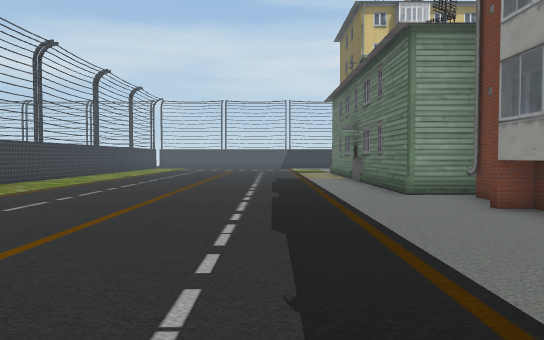
[1] (above)

24 first-person views from a walk through a 3-D level made in the Unity game engine. The camera is 1.5 m above the floor, tilts 2° down and sees 70° across. The floor is counted in squares, 2 m on a side. Each view is taken from the middle of a square. On the plan, view 1 faces up. The plan holds only what a view shows up to about 12 squares ahead; the rest is blank. The place goes on beyond the plan. Some surface patterns are stand-ins.

[2]
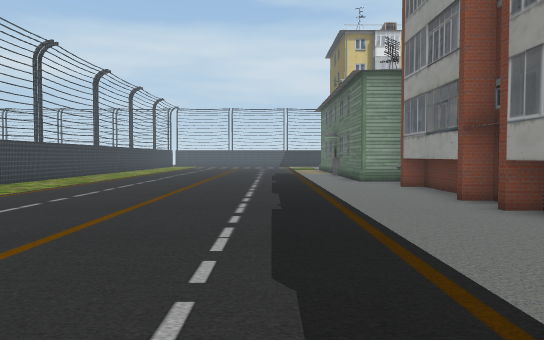

[3]
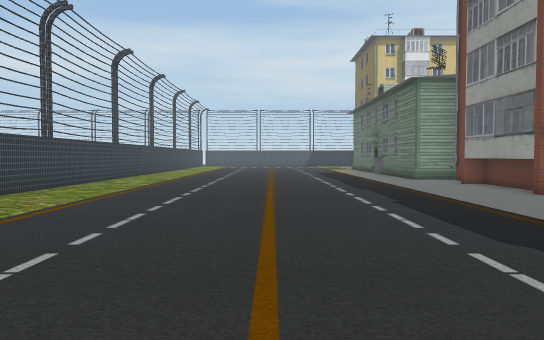

[4]
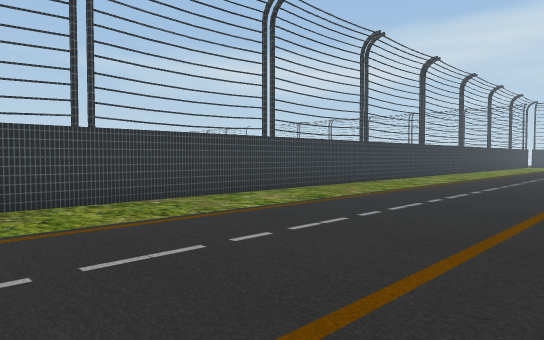

[5]
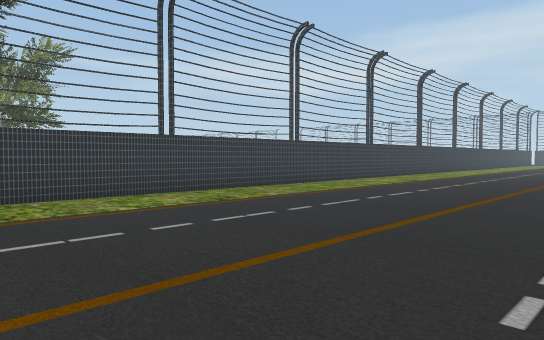

[6]
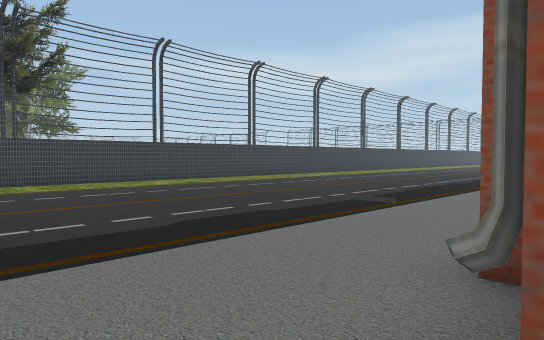

[7]
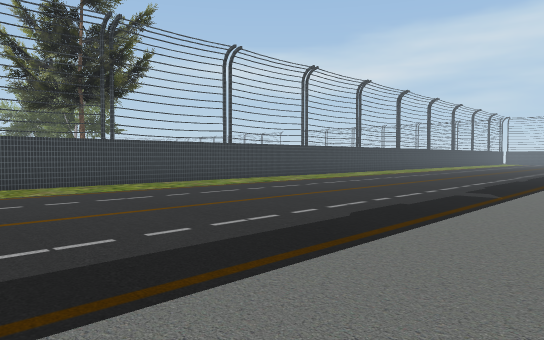

[8]
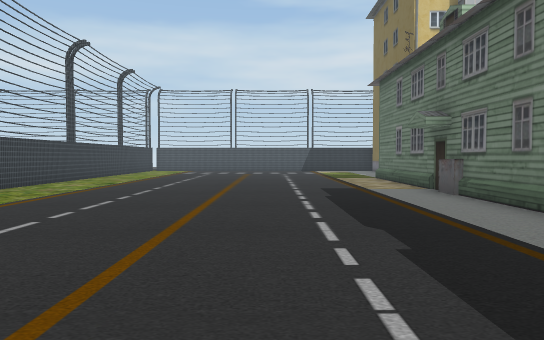

[9]
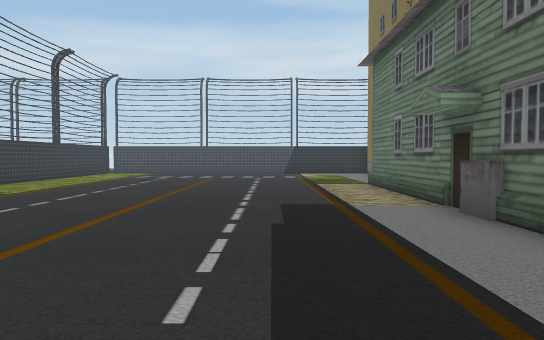

[10]
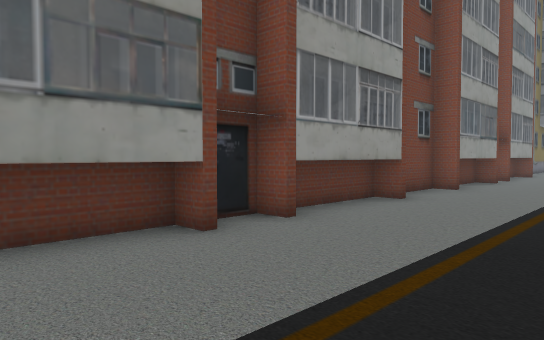

[11]
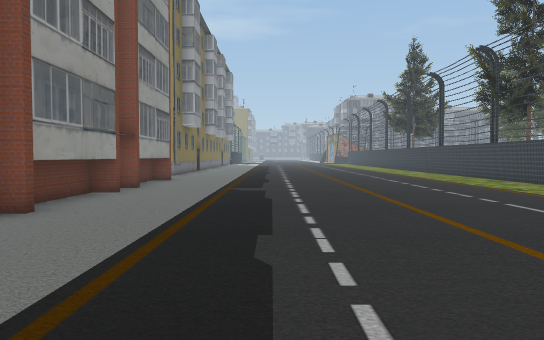

[12]
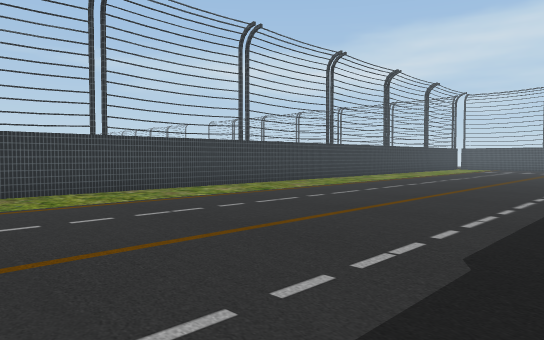

[13]
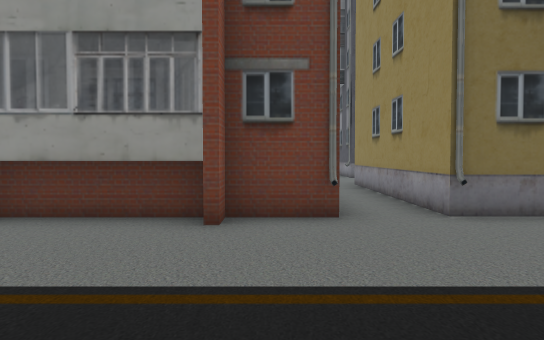

[14]
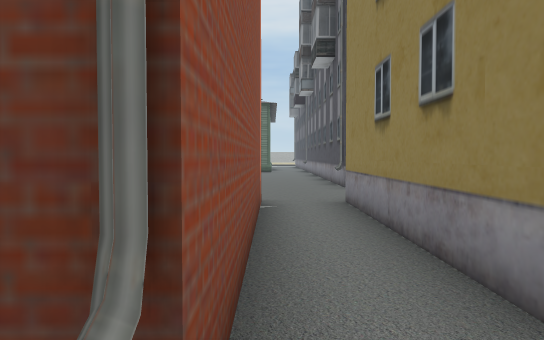

[15]
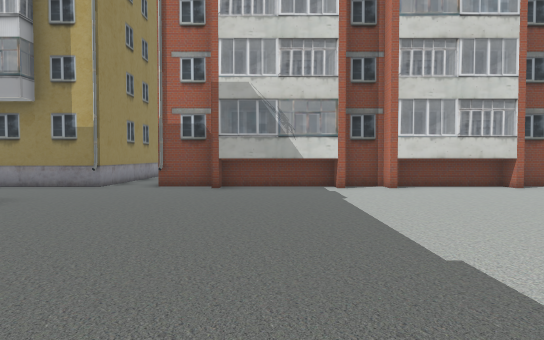

[16]
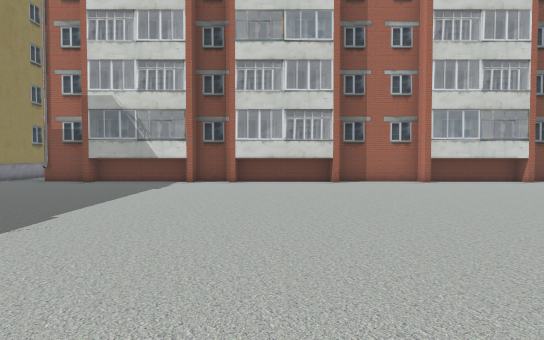

[17]
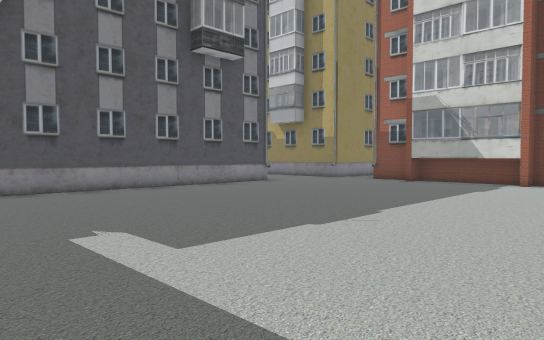

[18]
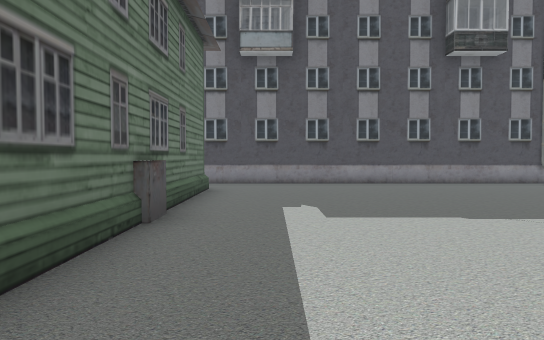

[19]
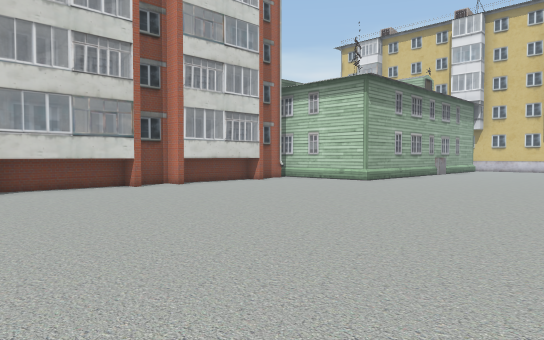

[20]
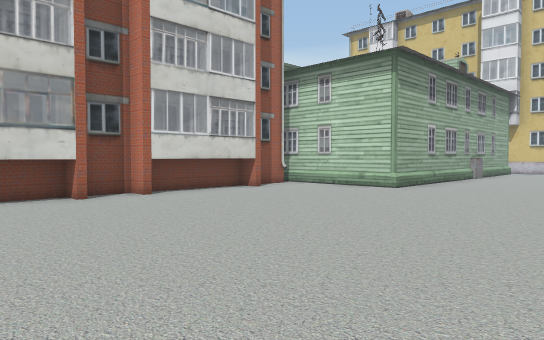

[21]
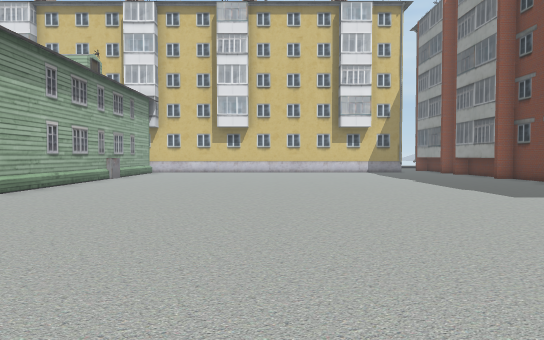

[22]
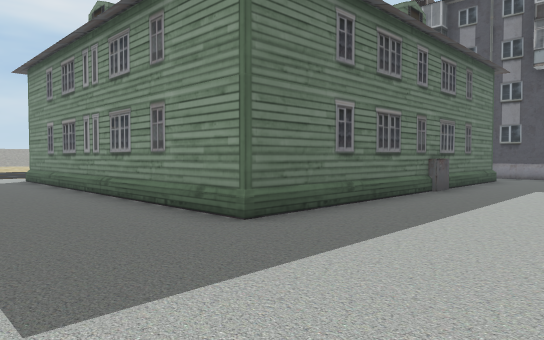

[23]
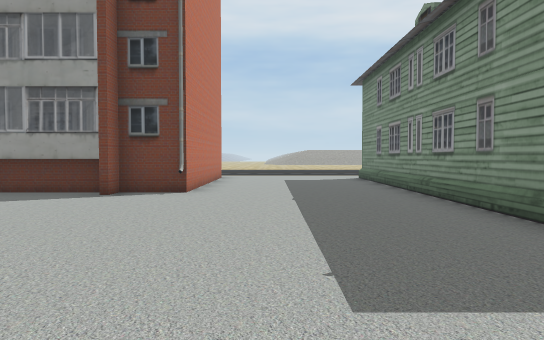

[24]
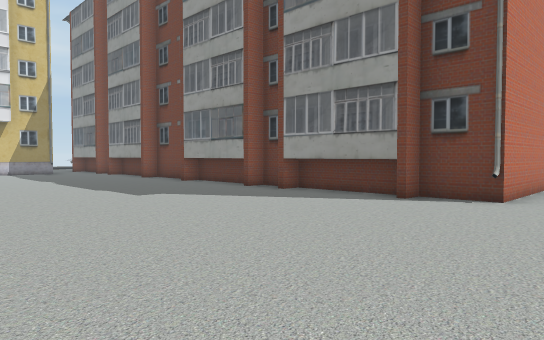

### Floor plan
Points are (right, up) in squares from view 1. A wall is a line through its corners. A room is listed if a view was taken in it or the views show most of it. See-through windows are left out.
Room 1 (views 1, 2, 3, 4, 5, 6, 7, 8, 9, 10, 11, 12, 13, 14)
walls: (3.1, -1.5) (3.7, -1.5) (3.7, 0.8); (3.2, -1.8) (3.2, 5.8); (3.1, 1.5) (3.7, 1.5) (3.7, 5.6) (3.1, 5.6); (3.9, 1.4) (3.1, 1.4); (3.1, 2.7) (3.8, 2.7); (3.9, 2.6) (3.1, 2.6); (3.1, -7.1) (3.7, -7.1) (3.7, -5); (3.1, -8.3) (3.6, -8.3); (3.7, 6.6) (3.7, 7.1); (4.1, 7.7) (2.7, 7.7) (2.7, 16.5); (3.7, -11.2) (3.7, -8.6); (2.5, 11.5) (2.5, 12.2); (3.7, -15.5) (3.7, -14.2) (9.4, -14.2); (9.4, -12.8) (3.7, -12.8) (3.7, -11.4) (3.2, -11.4) (3.2, -4.1) (3.7, -4.1) (3.7, -2.6); (-7.2, 16.1) (-7.2, -14.2)
ways out: opening at (9, -13.5) to room 2
Room 2 (views 15, 16, 17, 18, 19, 20, 21, 22, 23, 24)
walls: (25.5, 3.2) (25.5, 6.4); (10, 1.4) (9.4, 1.4) (9.4, -1.4); (9.9, 1.6) (9.9, -1.6) (9.4, -1.6) (9.4, -4); (26.1, 3.5) (26.1, 6.1); (9.9, 5.6) (9.4, 5.6) (9.4, 3); (9.9, 5.8) (9.9, 2.6) (9.4, 2.6) (9.4, 1.6); (9.9, -4) (9.9, -7.2) (9.4, -7.2); (9.9, -4.2) (9.4, -4.2) (9.4, -11.2) (9.9, -11.2); (25.5, 7.4) (25.5, 10.5); (26.1, 6.8) (26.1, 7.4); (9.4, 7.1) (9.4, 6.1); (21.4, -9.1) (21.4, -8.2); (26.1, 8.1) (26.1, 9.9); (29.4, 1.8) (26.1, 1.8) (26.1, 3.2); (12.5, 12) (12.5, 7.7) (8.8, 7.7); (9.9, -8.4) (9.4, -8.4); (9.2, -8.3) (9.9, -8.3) (9.9, -11.5); (26.1, 11.5) (26.1, 12); (21.5, -13) (21.5, -3.1) (29.5, -3.1); (9.4, -11.5) (9.4, -12.8); (12.4, -14.7) (21.9, -14.7); (9.4, -14.2) (9.4, -16.5)
ways out: opening at (9, -13.5) to room 1

Positions as (right, up) in squares from view 1, and headings:
1: (0, 0), facing up
2: (0, -4), facing up
3: (-2, -5), facing up
4: (-1, -6), facing up-left
5: (0, -12), facing up-left
6: (4, -14), facing up-left
7: (3, -16), facing up-left
8: (-1, 4), facing up
9: (0, 7), facing up
10: (0, 5), facing down-right
11: (0, 1), facing down
12: (1, 1), facing up-left
13: (-1, -12), facing right
14: (3, -13), facing right
15: (19, -10), facing left
16: (21, -6), facing left
17: (21, -6), facing down-left
18: (20, -4), facing down
19: (19, -3), facing up-left
20: (17, -1), facing up-left
21: (18, 0), facing up
22: (18, 0), facing down-right
23: (18, 0), facing right
24: (19, 0), facing up-right
